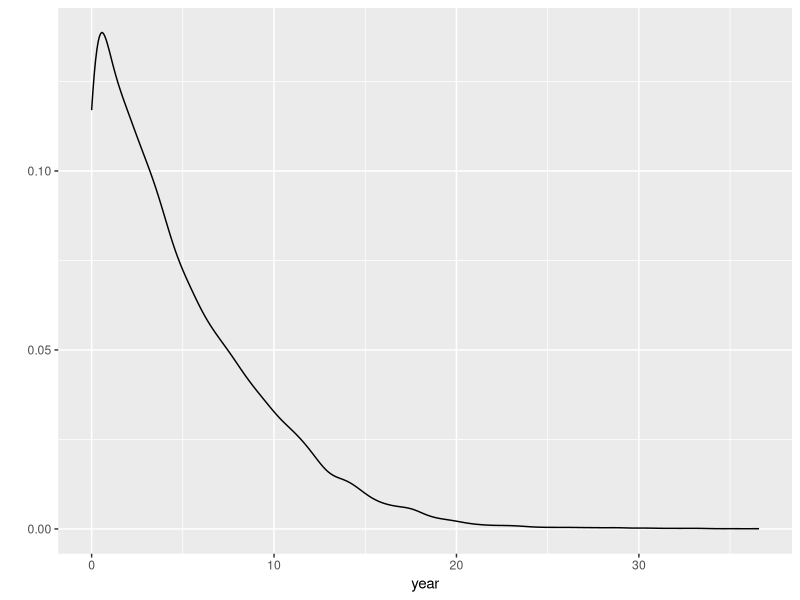
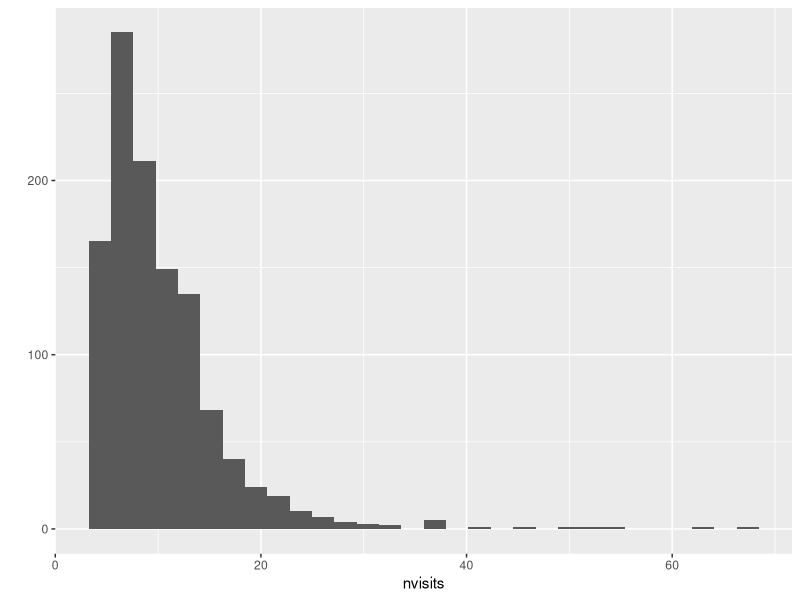
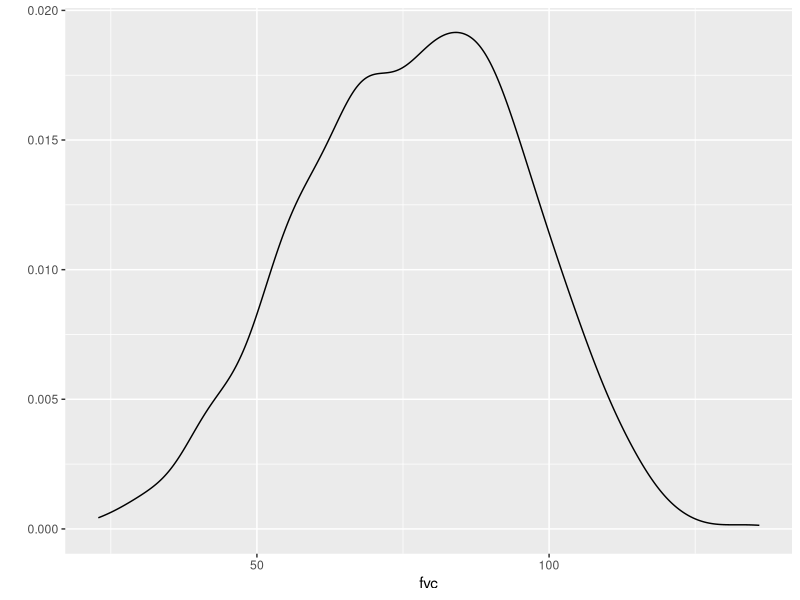
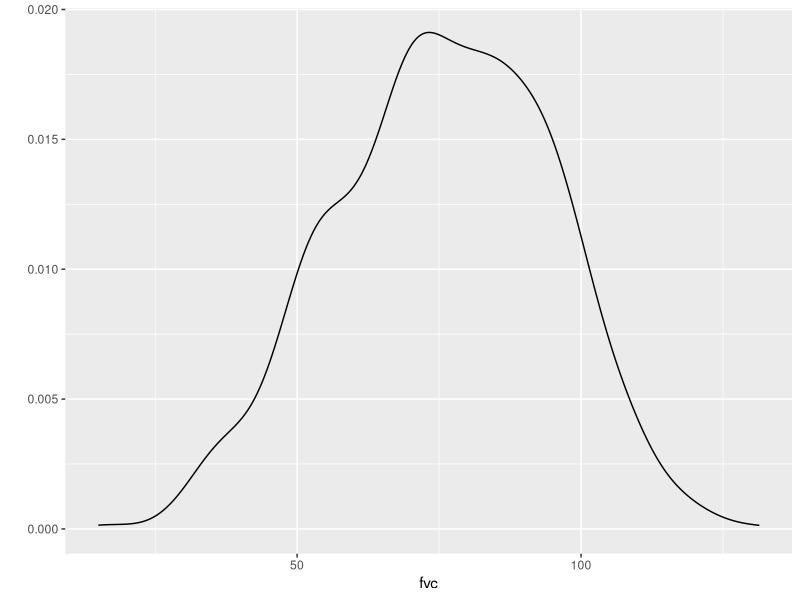

Reproduce these figures in R, in order.
library(ggplot2)
library(plyr)

data <- read.csv("../../Data/fvc.5.visits.csv")

qplot(year, data = data, geom = "density")
qplot(nvisits, data = ddply(data, .(PtID), summarize, nvisits = length(visit)))
qplot(fvc, data = subset(data, visit == 1), geom = "density")
qplot(fvc, data = subset(data, visit == 2), geom = "density")
